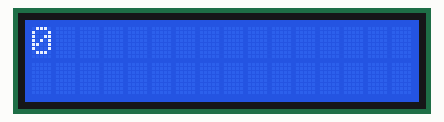
This sketch was run on a simulated Arduino Uno, built with avr-gcc and run on an emulated ATmega328P. Parts: 16×2 character LCD.

Above: at 0.16 s.
At 0.76 s:
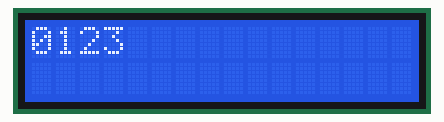
At 1.16 s:
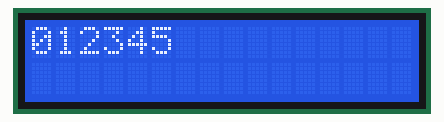
At 2.36 s:
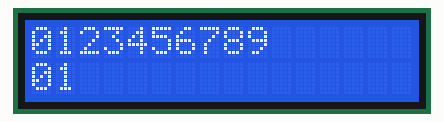
At 3.36 s:
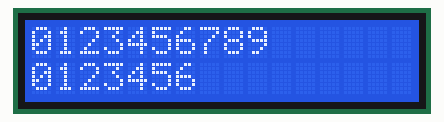
At 4.56 s:
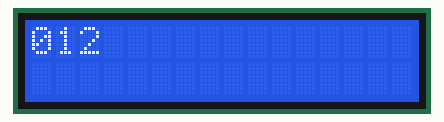

Measured:
- by itself, everything shown: repeats every 4.0 s, in 20 steps

The sketch:

LCD_Print_Test_CountUp.ino
```cpp
#include <LiquidCrystal.h>

LiquidCrystal lcd(12, 11, 5, 4, 3, 2);

void setup() {
  lcd.begin(16,2);
}

void loop() {
  lcd.setCursor(0, 0);
  for (int thisChar = 0; thisChar < 10; thisChar++) {
    lcd.print(thisChar);
    delay(200);
  }
  lcd.setCursor(0,1);
  lcd.noAutoscroll();
  for (int thisChar = 0; thisChar < 10; thisChar++) {
    lcd.print(thisChar);
    delay(200);
  }
  lcd.clear();
}
```
